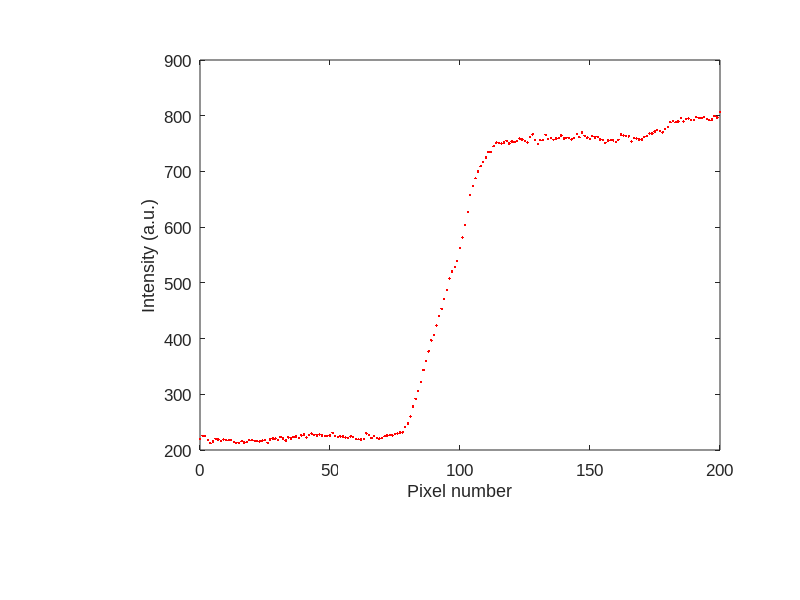

Reproduce this figure in MATLAB. (Note: this script raises an error after producing the figure.)
clc;
clear;

%% ----------------------------------
%  STEP 1: Plot a line profile from a structured (patterned) sample
% ----------------------------------

% Load experimental line profile from patterned scintillator sample
% Feel free to replace this with other line profiles if needed
data = load('YAGCe_Louis_60kV_6.5W_linewidth=20_xcross-pattern_1-3.csv');
pixelNumber = data(:,1);    % First column = pixel number (position)
intensity = data(:,2);      % Second column = measured intensity

% Plot the line profile
font = 'Arial';
f = figure('DefaultTextFontName', font, 'DefaultAxesFontName', font);
plot(pixelNumber, intensity, '.r', 'LineWidth', 1.5);
xlim([0, 200]);
xlabel('Pixel number');
ylabel('Intensity (a.u.)');
set(gca, 'FontSize', 12);
set(gcf, 'Units', 'inches', 'Position', [0, 0, 5, 4]);
set(gca, 'Position', [0.25, 0.25, 0.65, 0.65]);

% Save the figure
saveas(f,'Figure_2_Sample_1.svg');


%% ----------------------------------
%  STEP 2: Load background measurements
% ----------------------------------

% List of background measurement files (three repeated measurements)
filenames = {'YAGCe_Louis_60kV_6.5W_linewidth=20_background_1.csv', ...
             'YAGCe_Louis_60kV_6.5W_linewidth=20_background_2.csv', ...
             'YAGCe_Louis_60kV_6.5W_linewidth=20_background_3.csv'};

background = zeros(3,2);  % Preallocate: [mean intensity, std intensity] for each background
all_background = 0;       % To accumulate background profiles

for i = 1:3
    currentData = load(filenames{i});
    background(i,1) = mean(currentData(:,2));   % Mean background intensity
    background(i,2) = std(currentData(:,2));    % Std deviation background
    all_background = all_background + currentData(1:159,2); % Sum pixel intensities (first 159 pixels)
end

% Average background profile across 3 measurements
averageBackground = mean(background(:,1)); % Mean intensity across files
errorBackground = sqrt(sum(background(:,2).^2)); % Combined error assuming independent measurements
all_background = all_background / 3.0;  % Final averaged pixel-wise background

% Plot the averaged background profile
pixelNumber_background = currentData(:,1);  % Assume same pixel numbering
f = figure('DefaultTextFontName', font, 'DefaultAxesFontName', font);
plot(pixelNumber_background, all_background, '.r', 'LineWidth', 1.5);
xlim([0, 200]);
xlabel('Pixel number');
ylabel('Intensity (a.u.)');
set(gca, 'FontSize', 12);
set(gcf, 'Units', 'inches', 'Position', [0, 0, 5, 4]);
set(gca, 'Position', [0.25, 0.25, 0.65, 0.65]);

% Save background plot
saveas(f,'Figure_2_Sample_1_Background.svg');


%% ----------------------------------
%  STEP 3: Load unpatterned sample measurements
% ----------------------------------

% Choose dataset: '1' or '2'
dataset = '1';  
% Unpatterned = flat sample without any nanostructure
filenames = {['YAGCe_Louis_60kV_6.5W_linewidth=20_uncoated_unpatterned_1-' dataset '.csv'], ...
             ['YAGCe_Louis_60kV_6.5W_linewidth=20_uncoated_unpatterned_2-' dataset '.csv'], ...
             ['YAGCe_Louis_60kV_6.5W_linewidth=20_uncoated_unpatterned_3-' dataset '.csv']};

data_up = zeros(3,2);  % Preallocate
all_unpatterned = 0;

for i = 1:3
    currentData = load(filenames{i});
    data_up(i,1) = mean(currentData(:,2));   % Mean
    data_up(i,2) = std(currentData(:,2));    % Std
    all_unpatterned = all_unpatterned + currentData(1:142,2); % Sum intensity values
end

% Average profile across unpatterned measurements
pixelNumber_unpatterned = currentData(1:142,1);
averageUnpatterned = mean(data_up(:,1));
errorUnpatterned = sqrt(sum(data_up(:,2).^2));
all_unpatterned = all_unpatterned / 3.0;  % Pixel-wise averaging


%% ----------------------------------
%  STEP 4: Load patterned sample measurements
% ----------------------------------

% Choose dataset: '3' or '4'
dataset = '3';
% Patterned = sample with nanostructured extraction layer
filenames = {['YAGCe_Louis_60kV_6.5W_linewidth=20_coated_patterned_1-' dataset '.csv'], ...
             ['YAGCe_Louis_60kV_6.5W_linewidth=20_coated_patterned_2-' dataset '.csv'], ...
             ['YAGCe_Louis_60kV_6.5W_linewidth=20_coated_patterned_3-' dataset '.csv']};

data_p = zeros(3,2);  % Preallocate

for i = 1:3
    currentData = load(filenames{i});
    data_p(i,1) = mean(currentData(:,2));
    data_p(i,2) = std(currentData(:,2));
end

% Average extraction from patterned samples
averagePatterned = mean(data_p(:,1));
errorPatterned = sqrt(sum(data_p(:,2).^2));


%% ----------------------------------
%  STEP 5: Plot comparison between patterned and unpatterned
% ----------------------------------

f = figure('DefaultTextFontName', font, 'DefaultAxesFontName', font); hold on;

% Plot normalized structured line profile
plot(pixelNumber+200, intensity/averageUnpatterned, '.r', 'LineWidth', 1.5);

% Plot normalized unpatterned line profile
plot(pixelNumber_unpatterned, all_unpatterned/averageUnpatterned, '.r', 'LineWidth', 1.5);

xlim([0, 475]);
ylim([0, max(ylim)]);

xlabel('Pixel number', 'FontName', 'Arial', 'FontSize', 12);
ylabel('Normalized signal', 'FontName', 'Arial', 'FontSize', 12);

set(gca, 'FontSize', 12);
set(gcf, 'Units', 'inches', 'Position', [0, 0, 2, 2]);
set(gca, 'Position', [0.3, 0.3, 0.65, 0.65]);
set(gca, 'LineWidth', 1);
set(gca, 'Box', 'on');
set(gca, 'TickLength', [0.02, 0.025]);
ylim([0, 4]);

% Save combined figure
saveas(f,'Figure_2_Sample_1_All.svg');


%% ----------------------------------
%  STEP 6: Calculate extraction enhancement factor
% ----------------------------------

% Enhancement is defined as: (patterned-background)/(unpatterned-background)
numerator = (averagePatterned - averageBackground);
errorNumerator = sqrt(errorPatterned^2 + errorBackground^2);

denominator = (averageUnpatterned - averageBackground);
errorDenominator = sqrt(errorUnpatterned^2 + errorBackground^2);

% Final enhancement and error propagation
enhancement = numerator / denominator;
errorEnhancement = enhancement * sqrt((errorNumerator/numerator)^2 + (errorDenominator/denominator)^2);

% Display result
disp(['Enhancement = ' num2str(enhancement) ' +- ' num2str(errorEnhancement)]);
